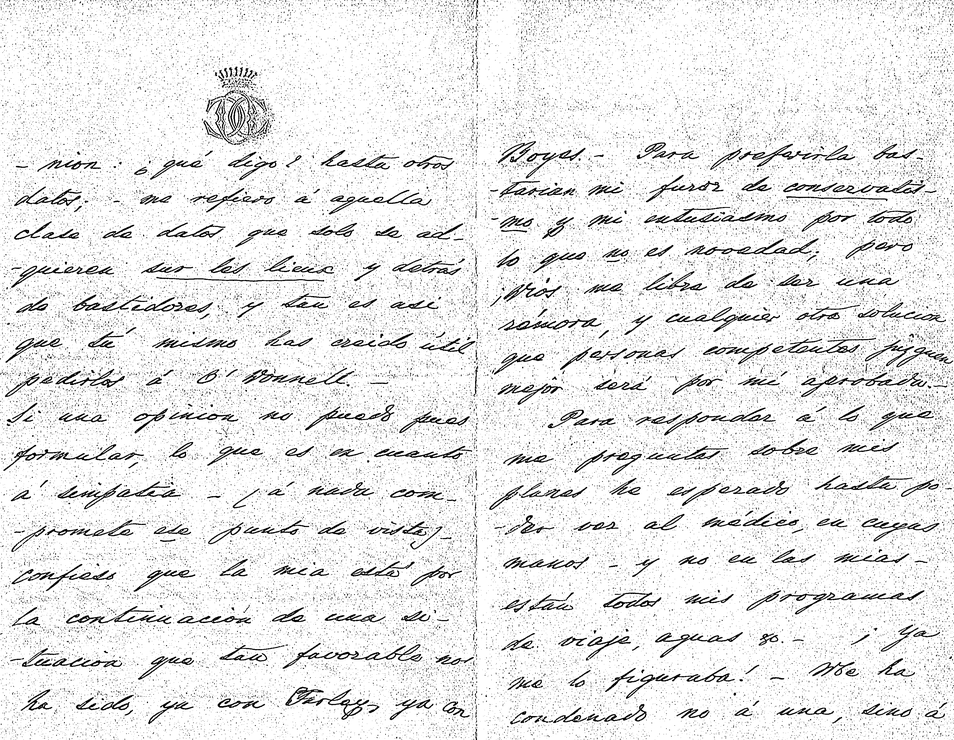
#> input picture met_2_vec_2_sig_0_thr_0_binImg.png, 954 x 740 px, shrunk from 3546 x 2752 before the run
$ python opening_test.py
#> lines starting #> are read from the running program, lines starting #| are printed output that depends on the picture
import cv2
import numpy as np


img = cv2.imread('../met_2_vec_2_sig_0_thr_0_binImg.png', 0)
#> img is the input picture: shape (740, 954); min 0, max 255, mean 231.3
kernel = np.ones((9, 9), np.uint8)
opening = cv2.morphologyEx(img, cv2.MORPH_OPEN, kernel)
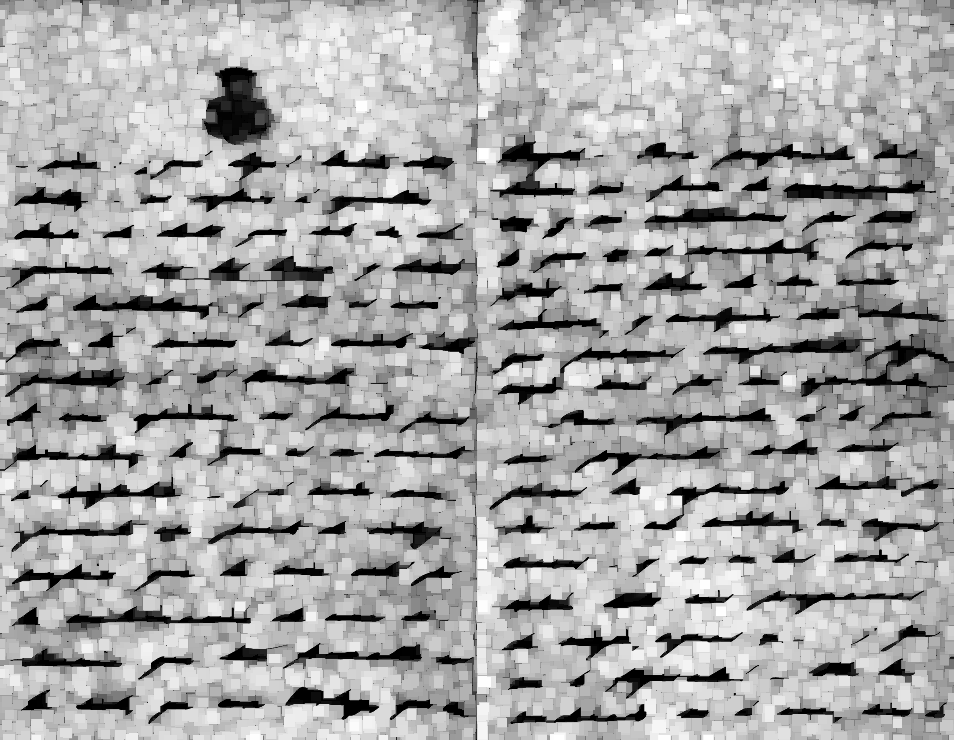
#> opening: shape (740, 954); min 0, max 255, mean 166

cv2.namedWindow('image', cv2.WINDOW_NORMAL)
cv2.imshow('image', opening)
cv2.waitKey()
cv2.destroyAllWindows()

# APERTURA NO ELIMINA EL RUIDO

$ run again, with met_1_vec_0_sig_0_thr_134_binImg.png copied over met_2_vec_2_sig_0_thr_0_binImg.png
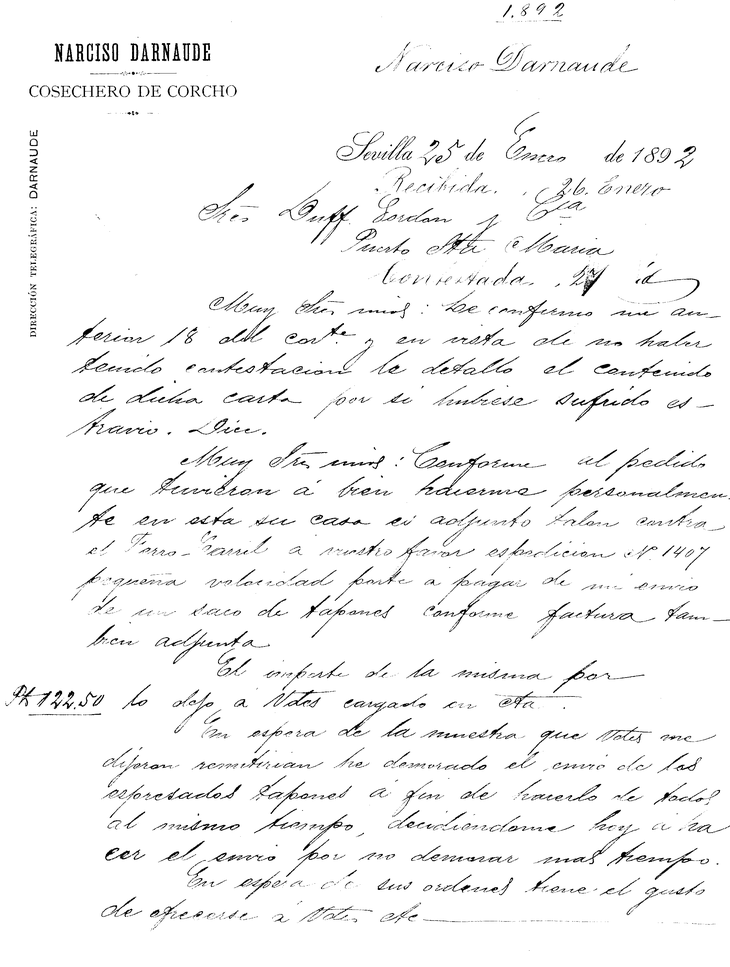
#> input picture met_1_vec_0_sig_0_thr_134_binImg.png, 730 x 967 px, shrunk from 2233 x 2960 before the run
#> img is the input picture: shape (967, 730); min 0, max 255, mean 245.2
#> `opening = cv2.morphologyEx(img, cv2.MORPH_OPEN, kernel)`:
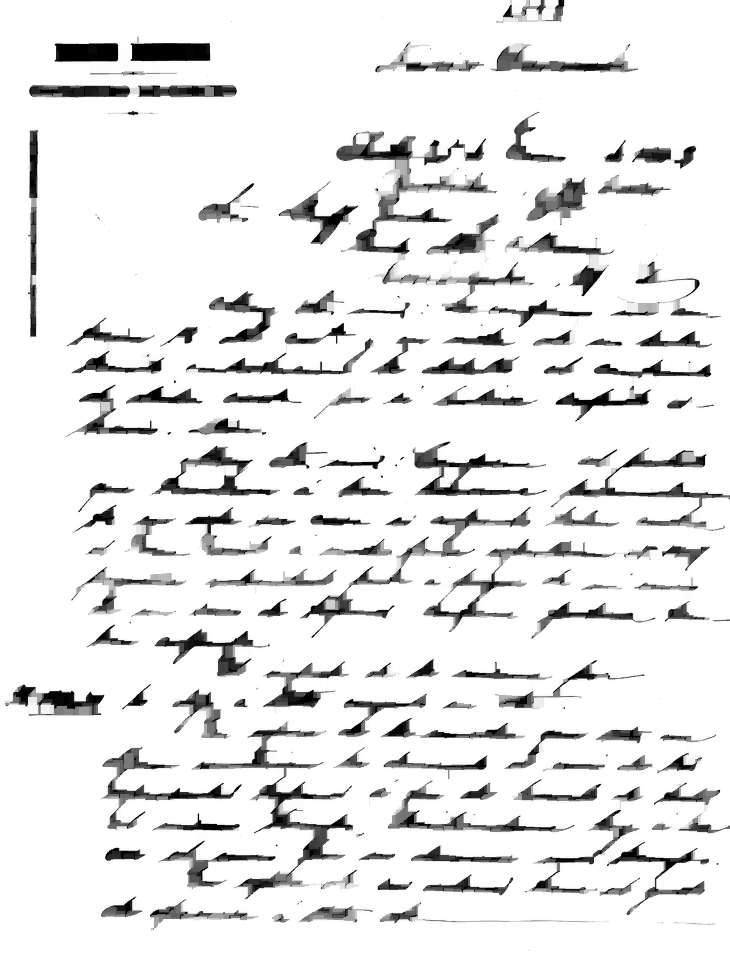
#> opening: shape (967, 730); min 0, max 255, mean 230.9

$ run again, with met_1_vec_0_sig_0_thr_143_binImg.png copied over met_2_vec_2_sig_0_thr_0_binImg.png
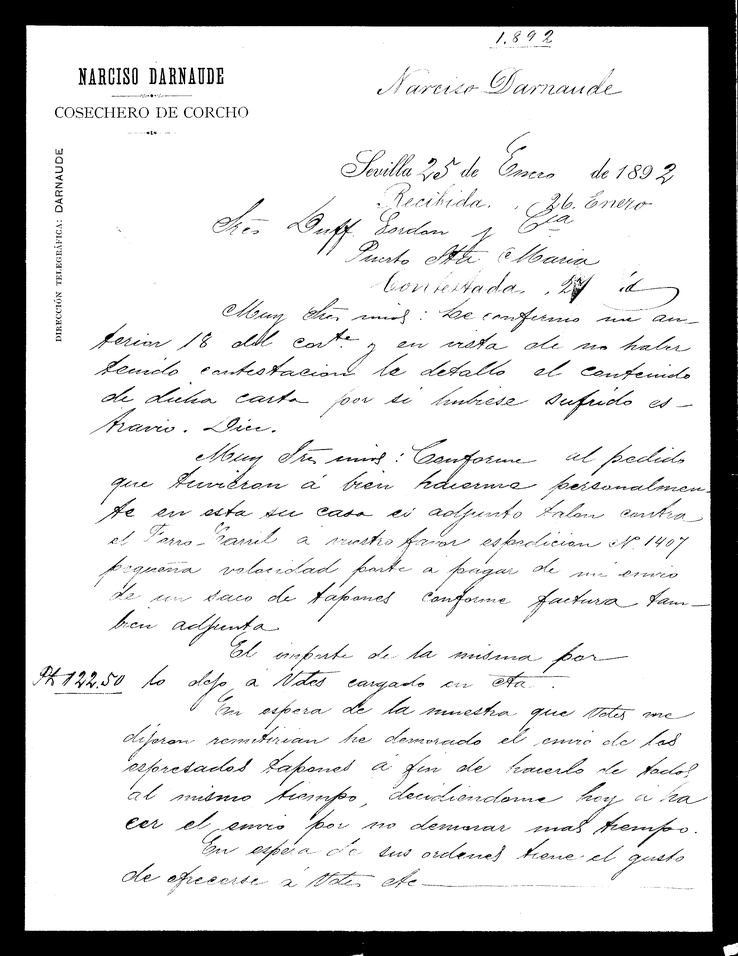
#> input picture met_1_vec_0_sig_0_thr_143_binImg.png, 738 x 956 px, shrunk from 2424 x 3140 before the run
#> img is the input picture: shape (956, 738); min 0, max 255, mean 215.2
#> `opening = cv2.morphologyEx(img, cv2.MORPH_OPEN, kernel)`:
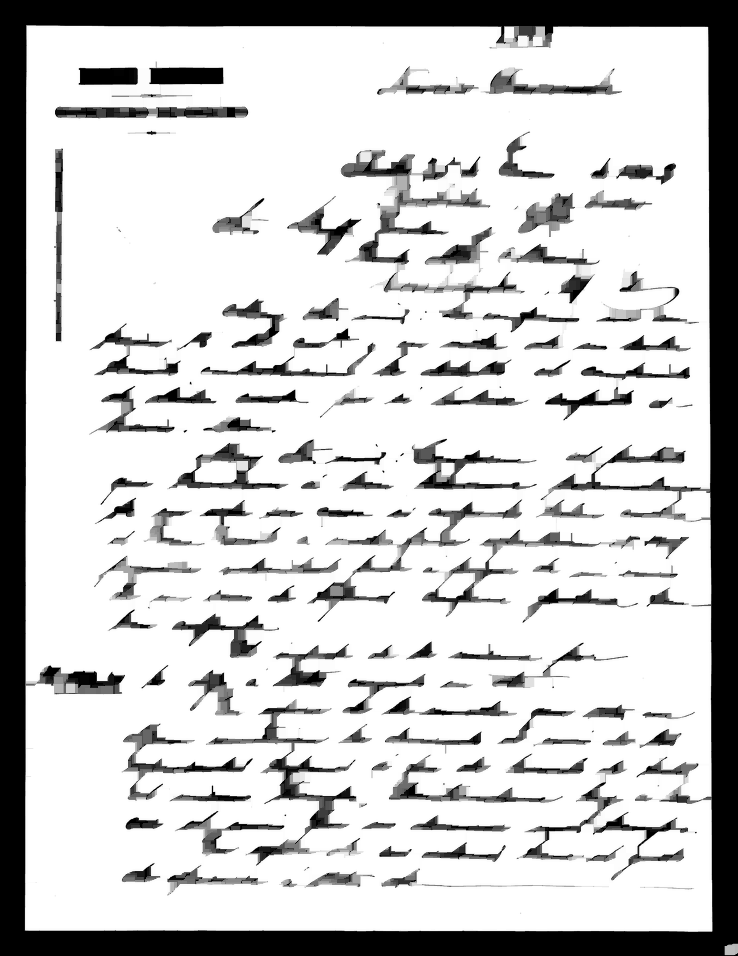
#> opening: shape (956, 738); min 0, max 255, mean 202

$ run again, with 0003_sin_escudo_met_0_vec_0_sig_0_thr_0.png copied over met_2_vec_2_sig_0_thr_0_binImg.png
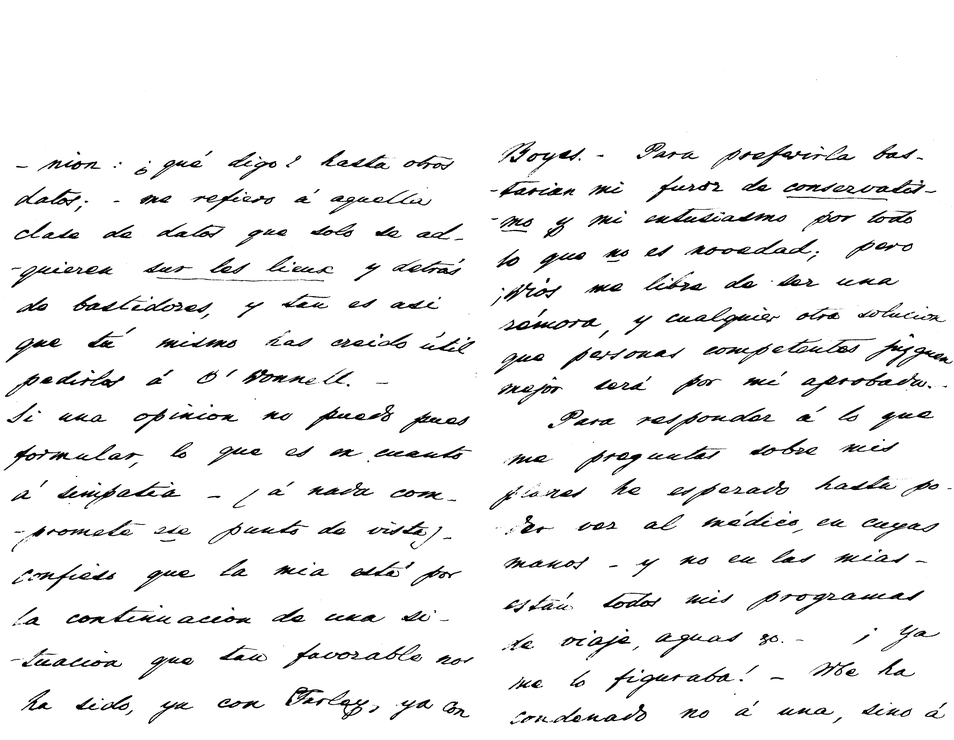
#> input picture 0003_sin_escudo_met_0_vec_0_sig_0_thr_0.png, 954 x 740 px, shrunk from 3546 x 2752 before the run
#> img is the input picture: shape (740, 954); min 0, max 255, mean 240.3
#> `opening = cv2.morphologyEx(img, cv2.MORPH_OPEN, kernel)`:
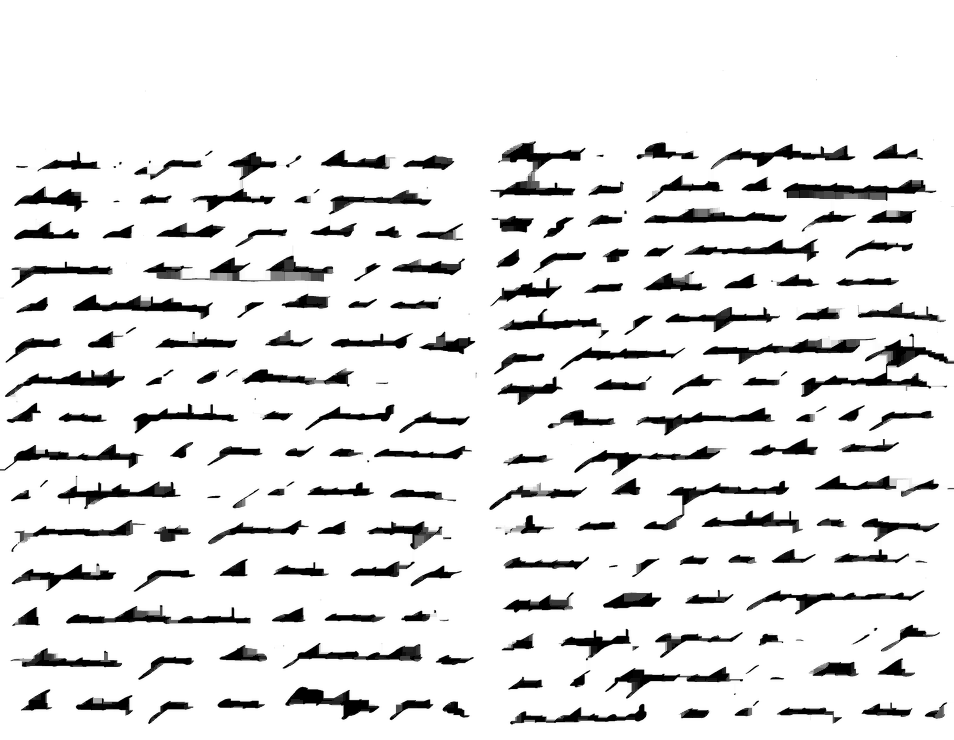
#> opening: shape (740, 954); min 0, max 255, mean 227.8
